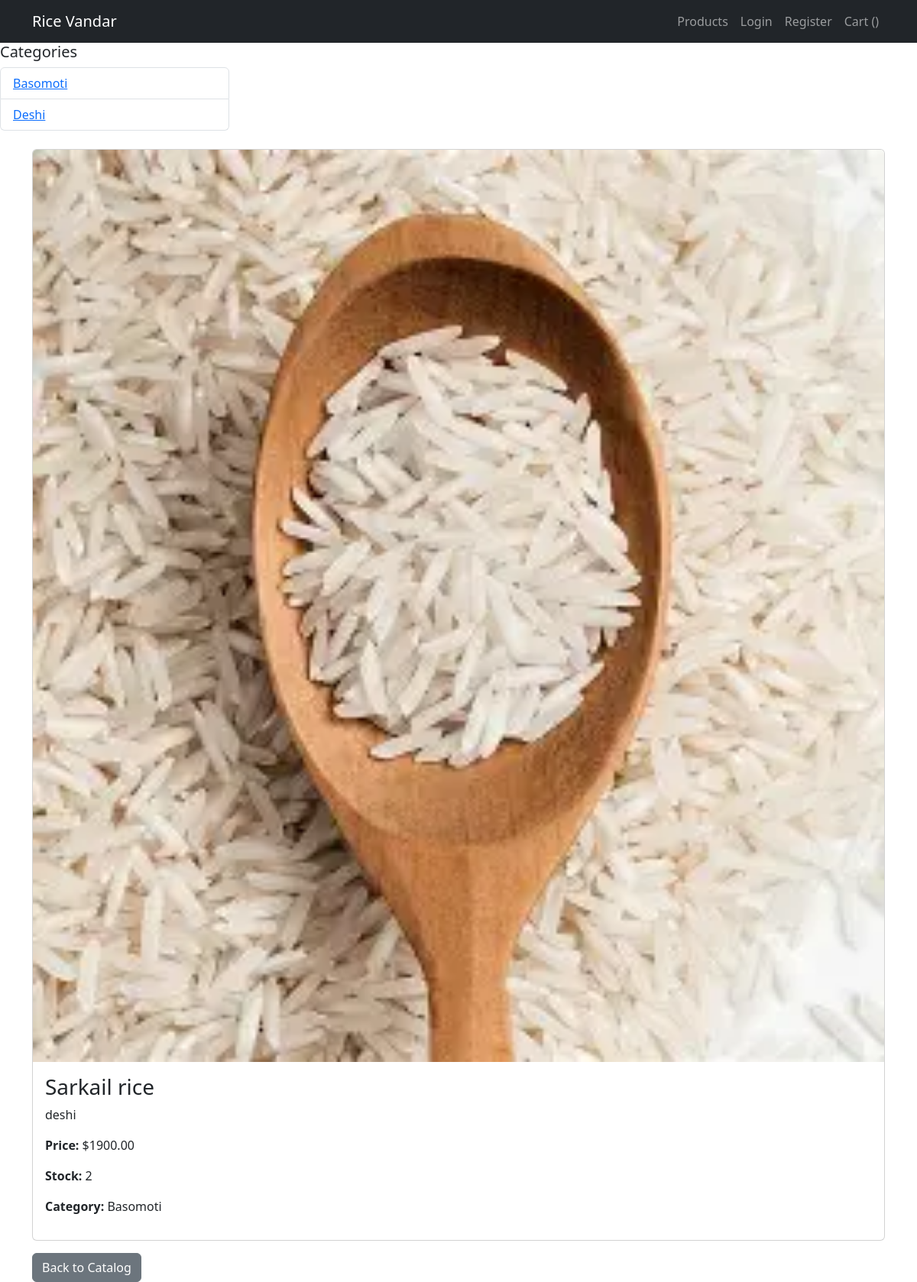
/product/1/, run on the app's committed database.
### catalogue/models.py (models this page shows, shortened)
class RiceCategory(models.Model):
    name = models.CharField(max_length=100, unique=True)
    description = models.TextField(blank=True, null=True)
    class Meta:
        verbose_name_plural = "Rice Categories"

class Product(models.Model):
    name = models.CharField(max_length=200)
    category = models.ForeignKey(RiceCategory, on_delete=models.CASCADE, related_name="products", null=True, blank=True)
    description = models.TextField(blank=True)
    price = models.DecimalField(max_digits=10, decimal_places=2)
    stock = models.PositiveIntegerField(default=0)
    image = models.ImageField(upload_to='products/', blank=True, null=True)
    created_at = models.DateTimeField(auto_now_add=True)
    updated_at = models.DateTimeField(auto_now=True)

### catalogue/views.py (the view)
# urls.py: path('product/<int:pk>/', views.product_detail, name='product_detail'),
def product_detail(request, pk):
    product = get_object_or_404(Product, pk=pk)
    categories = RiceCategory.objects.all()
    return render(request, 'catalogue/product_detail.html', {'product': product, 'categories': categories})

### templates/catalogue/product_detail.html (shortened to what this page needs)
{% extends "base.html" %}
{% block content %}
<div class="card mb-3">
    {% if product.image %}
    <img src="{{ product.image.url }}" class="card-img-top" alt="{{ product.name }}">
    {% endif %}
    <div class="card-body">
        <h3>{{ product.name }}</h3>
        <p>{{ product.description }}</p>
        <p><strong>Price:</strong> ${{ product.price }}</p>
        <p><strong>Stock:</strong> {{ product.stock }}</p>
        <p><strong>Category:</strong> {{ product.category.name }}</p>
    </div>
</div>
<a href="{% url 'catalogue:product_list' %}" class="btn btn-secondary">Back to Catalog</a>
{% endblock %}

### templates/base.html (shortened to what this page needs)
{% load static %}
<!DOCTYPE html>
<html lang="en">
<head>
    <link rel="stylesheet" href="{% static 'css/styles.css' %}?v={{ time }}">
    <link href="https://cdn.jsdelivr.net/npm/bootstrap@5.3.0/dist/css/bootstrap.min.css" rel="stylesheet">
</head>
<body>
    <nav class="navbar navbar-expand-lg navbar-dark bg-dark">
      <div class="container">
        <a class="navbar-brand " href="{% url 'catalogue:product_list' %}">Rice Vandar</a>
        <div>
          <ul class="navbar-nav">
            <li class="nav-item"><a class="nav-link" href="{% url 'catalogue:product_list' %}">Products</a></li>
            {% if user.is_authenticated %}
              <li class="nav-item"><a class="nav-link" href="{% url 'accounts:profile' %}">Hi, {{ user.username }}</a></li>
              <li class="nav-item"><a class="nav-link" href="{% url 'accounts:logout' %}">Logout</a></li>
            {% else %}
              <li class="nav-item"><a class="nav-link" href="{% url 'accounts:login' %}">Login</a></li>
              <li class="nav-item"><a class="nav-link" href="{% url 'accounts:register' %}">Register</a></li>
            {% endif %}
            <li class="nav-item"><a class="nav-link" href="{% url 'cart:view_cart' %}">Cart ({{ cart_item_count }})</a></li>
          </ul>
        </div>
      </div>
    </nav>
 <div class="col-md-3">
                <h5>Categories</h5>
                <ul class="list-group">
                    {% for cat in categories %}
                        <li class="list-group-item">
                            <a href="{% url 'catalogue:category_products' cat.id %}">{{ cat.name }}</a>
                        </li>
                    {% empty %}
                        <li class="list-group-item">No categories available</li>
                    {% endfor %}
                </ul>
            </div>
    <div class="container mt-4">
        {% block content %}{% endblock %}
    </div>
</body>
</html>

### static/css/styles.css (style rules this page uses)
body { background-color: hwb(110 23% 49%); color: black; }

### data on the page
RiceCategory: name "Basomoti"
RiceCategory: name "Deshi"
Product: image (picture), name "Sarkail rice", description "deshi", price "1900.00", stock "2", category.name "Basomoti"
